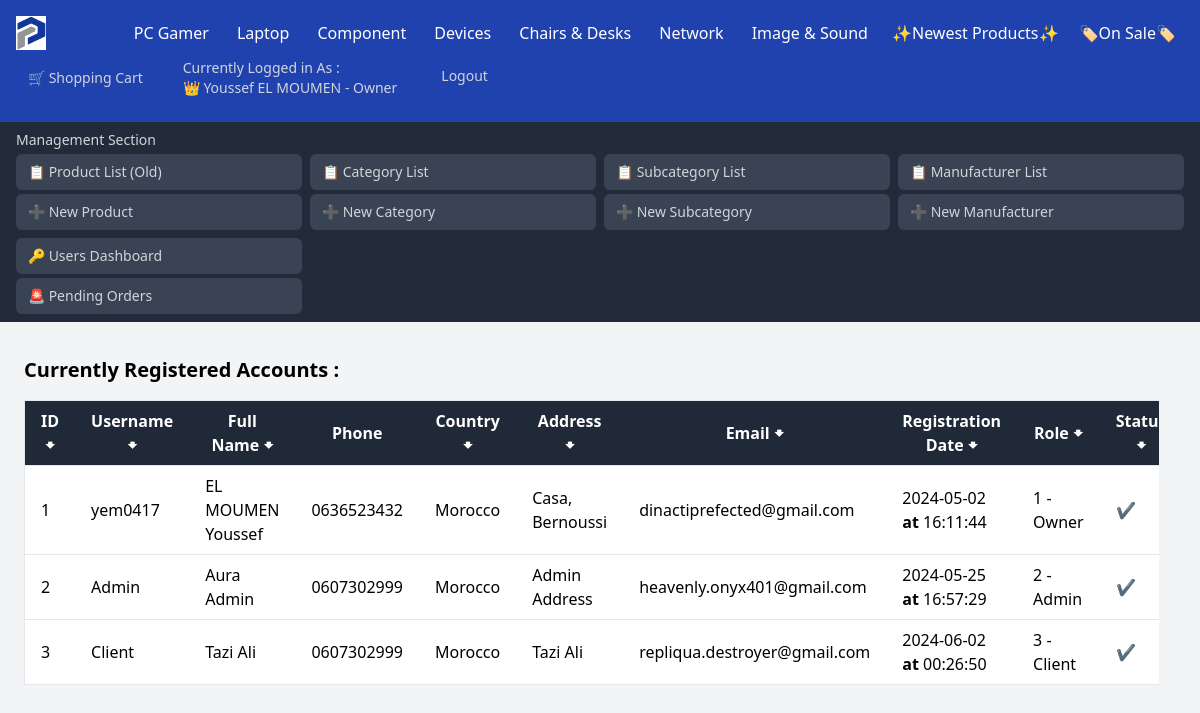
Before: /User/User_Management.php (signed in) with the older database file.
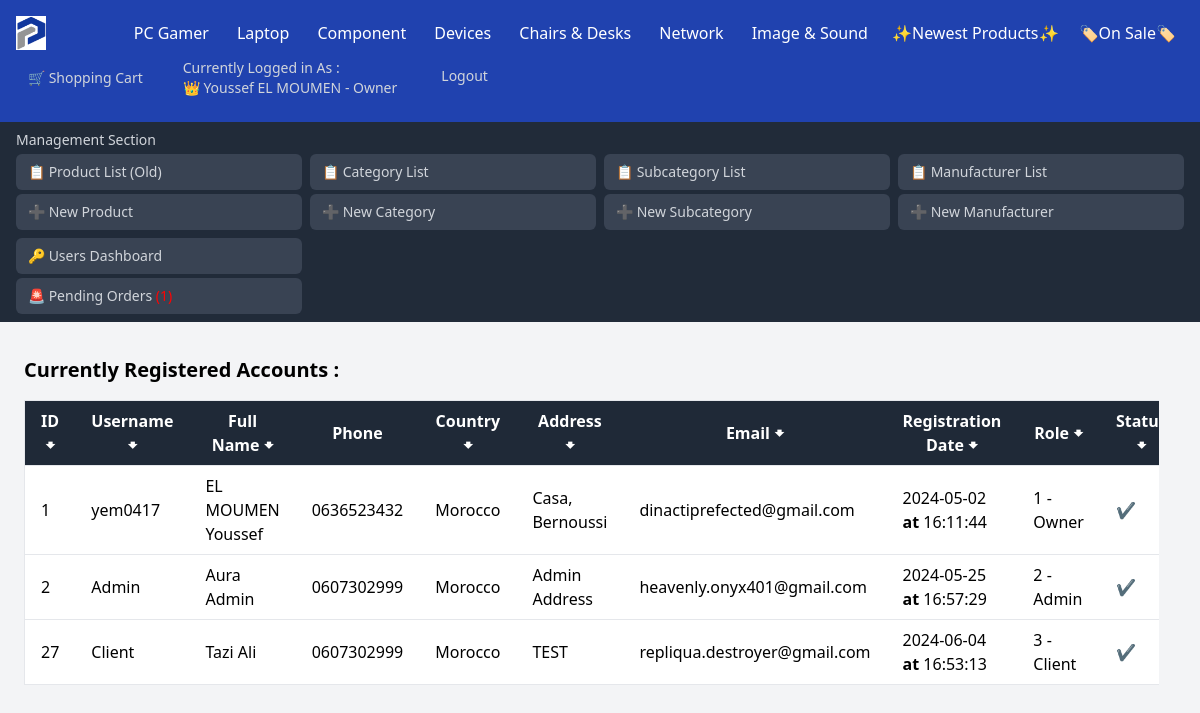
After: the same page with the newer database file.
### tables this page shows
CREATE TABLE `categories` (
  `Category_ID` int NOT NULL AUTO_INCREMENT,
  `Category_Name` varchar(100) DEFAULT 'Unspecified',
  `Category_Desc` varchar(2000) DEFAULT NULL,
  PRIMARY KEY (`Category_ID`),
  UNIQUE KEY `UC_Category_Name` (`Category_Name`),
  UNIQUE KEY `Category_Name` (`Category_Name`)
);

CREATE TABLE `users` (
  `User_ID` int NOT NULL AUTO_INCREMENT,
  `User_Username` varchar(255) DEFAULT NULL,
  `User_FirstName` varchar(255) DEFAULT NULL,
  `User_LastName` varchar(255) DEFAULT NULL,
  `User_Phone` varchar(255) DEFAULT NULL,
  `User_Country` varchar(255) DEFAULT NULL,
  `User_Address` varchar(255) DEFAULT NULL,
  `User_Email` varchar(255) DEFAULT NULL,
  `User_Password` varchar(255) DEFAULT NULL,
  `User_RegisterationDate` timestamp NULL DEFAULT CURRENT_TIMESTAMP,
  `User_Role` enum('Owner','Admin','Client') NOT NULL DEFAULT 'Client',
  `Account_Status` varchar(255) DEFAULT 'Unlocked',
  PRIMARY KEY (`User_ID`),
  UNIQUE KEY `User_Username` (`User_Username`)
);

### User/User_Management.php (the view, shortened to what this page needs)
<!DOCTYPE html>
<html lang="en">
<head>
    <?php
    include_once ("../DB_Connexion.php");
    if (isset($_SESSION['User_ID'])) {
        $User_ID = $_SESSION['User_ID'];
        $Users = "SELECT User_ID, User_Role, User_FirstName, User_LastName FROM Users WHERE User_ID = :User_ID";
        $pdoUsers = $connexion->prepare($Users);
        $pdoUsers->execute([':User_ID' => $User_ID]);
        $User = $pdoUsers->fetch(PDO::FETCH_ASSOC);
        $User_FullName = $User['User_FirstName'] . ' ' . $User['User_LastName'];
        $User_Role = $User['User_Role'];
    } else {
        $User_Role = 'Client';
    }
    $Categories = "SELECT Category_ID, Category_Name FROM Categories ORDER BY Category_ID ASC";
    $pdoCategories = $connexion->prepare($Categories);
    $pdoCategories->execute();
    $Categories = $pdoCategories->fetchAll(PDO::FETCH_ASSOC);
    $Users = "SELECT User_ID, User_Username , User_FirstName, User_LastName, User_Phone , User_Country , User_Address ,
                     User_Email , User_RegisterationDate ,  User_Role , Account_Status
                     FROM Users";
    $pdoUsers = $connexion->prepare($Users);
    $pdoUsers->execute();
    $Users = $pdoUsers->fetchall(PDO::FETCH_ASSOC);
    ?>
</head>
<body class="bg-gray-100">
    <nav class="bg-blue-800 text-white">
        <div class="flex flex-wrap justify-between items-center p-4">
            <a href=".././"><img src="../Logo.png" alt="Logo" id="Logo"></a>
            <div class="flex grid-cols-4 gap-1">
                <?php foreach ($Categories as $Category): ?>
                    <?php if ($Category['Category_Name'] !== 'Unspecified'):
                        ?>
                        <div class="relative category">
                            <a href=".././?id=<?php echo $Category['Category_ID'] ?>&Type=Category&Name=<?php echo str_replace(' ', '', $Category['Category_Name']) ?>"
                                class="px-3 py-2 hover:bg-gray-700"><?php echo $Category['Category_Name']; ?></a>
                        </div>
                    <?php endif; ?>
                <?php endforeach; ?>
                <div><a href="./../?Status=New" class="px-2 py-2 hover:bg-yellow-700">✨Newest Products✨</a></div>
                <div><a href="./../?Status=Discount" class="px-2 py-2 hover:bg-yellow-700">🏷️On Sale🏷️</a></div>
            </div>
            <div class="flex space-x-4">
                <?php if (isset($_SESSION['User_ID'])):
                    if ($User_Role === 'Owner') {
                        $Emoji = '👑';
                    } elseif ($User_Role === 'Admin') {
                        $Emoji = '👨‍💼';
                    } else {
                        $Emoji = '💼';
                    }
                    ?>
                    <a href="../User/User_ShoppingCart.php"
                        class="flex items-center text-gray-300 hover:bg-green-700 px-3 py-2 rounded-md text-sm font-medium">
                        🛒 Shopping Cart
                    </a>
                    <a class="text-gray-300 hover:bg-blue-700 px-3 py-2 rounded-md text-sm font-medium"
                        href="User_Modify.php?id=<?php echo $User_ID; ?>&FullName=<?php echo urlencode($User_FullName); ?>">Currently
                        Logged in As : <br><span><?php echo $Emoji . ' ' . $User_FullName ?> -
                            <?php echo $User_Role ?></span></a>
                    <a href="../User/User_Logout.php"
                        class="text-gray-300 hover:bg-red-700 px-4 py-4 rounded-md text-sm font-medium">Logout</a>
                <?php endif; ?>
            </div>
        </div>
        <?php if (!empty($_SESSION['User_ID']) || !empty($_SESSION['User_Role'])): ?>
            <?php if ($User['User_Role'] !== 'Client') { ?>
                <div class="bg-gray-800 text-white py-2 px-4">
                    <h6 class="text-sm font-medium text-gray-300 mb-1">Management Section</h6>
                    <div class="grid grid-cols-2 md:grid-cols-4 gap-2">
                        <div class="space-y-1">
                            <a href="../Product/Products_List.php"
                                class="block bg-gray-700 hover:bg-blue-600 px-3 py-2 rounded-md text-sm font-medium text-gray-300 transition duration-300">📋
                                Product List (Old)</a>
                            <a href="../Product/Products_Add.php"
                                class="block bg-gray-700 hover:bg-blue-600 px-3 py-2 rounded-md text-sm font-medium text-gray-300 transition duration-300">➕
                                New Product</a>
                        </div>
                        <div class="space-y-1">
                            <a href="../Category/Categories_List.php"
                                class="block bg-gray-700 hover:bg-blue-600 px-3 py-2 rounded-md text-sm font-medium text-gray-300 transition duration-300">📋
                                Category List</a>
                            <a href="../Category/Categories_Add.php"
                                class="block bg-gray-700 hover:bg-blue-600 px-3 py-2 rounded-md text-sm font-medium text-gray-300 transition duration-300">➕
                                New Category</a>
                        </div>
                        <div class="space-y-1">
                            <a href="../Category/SubCategories/SubCategories_List.php"
                                class="block bg-gray-700 hover:bg-blue-600 px-3 py-2 rounded-md text-sm font-medium text-gray-300 transition duration-300">📋
                                Subcategory List</a>
                            <a href="Category/SubCategories/SubCategories_Add.php"
                                class="block bg-gray-700 hover:bg-blue-600 px-3 py-2 rounded-md text-sm font-medium text-gray-300 transition duration-300">➕
                                New Subcategory</a>
                        </div>
                        <div class="space-y-1">
                            <a href="../Manufacturer/Manufacturers_List.php"
                                class="block bg-gray-700 hover:bg-blue-600 px-3 py-2 rounded-md text-sm font-medium text-gray-300 transition duration-300">📋
                                Manufacturer List</a>
                            <a href="../Manufacturer/Manufacturers_Add.php"
                                class="block bg-gray-700 hover:bg-blue-600 px-3 py-2 rounded-md text-sm font-medium text-gray-300 transition duration-300">➕
                                New Manufacturer</a>
                        </div>
                        <div class="space-y-1">
                            <?php if ($User['User_Role'] === 'Owner') { ?>
                                <a href="../User/User_Management.php"
                                    class="block bg-gray-700 hover:bg-blue-600 px-3 py-2 rounded-md text-sm font-medium text-gray-300 transition duration-300">🔑
                                    Users Dashboard</a>
                            <?php } ?>
                            <a href="../User/User_GlobalOrders.php"
                                class="block bg-gray-700 hover:bg-blue-600 px-3 py-2 rounded-md text-sm font-medium text-gray-300 transition duration-300">🚨
                                Pending Orders <?php
                                $Order_Pending = "SELECT Order_ID FROM Orders WHERE  Order_Status NOT IN ('Cancelled By User', 'Cancelled by Management') ";
                                $pdostmt = $connexion->prepare($Order_Pending);
                                $pdostmt->execute();
                                $Order_Count = $pdostmt->rowCount();
                                ?> <span style="color : red"><?php if ($Order_Count > 0) {
                                 } ?></span></a>
                        </div>
                    </div>
                </div>
            <?php } ?>
        <?php endif; ?>
    </nav>
    <div id="BigContainer">
        <div class="container mx-auto p-6">
            <div class="content-wrapper">
                <h1 class="text-xl font-semibold mb-4">Currently Registered Accounts :</h1>
                <div class="overflow-x-auto">
                    <table class="min-w-full bg-white border border-gray-200">
                        <thead class="bg-gray-800 text-white">
                            <tr>
                                <th class="py-2 px-4 border-b " onclick="sortTable(0)">ID <span
                                        class="cursor-pointer">🠻</span></th>
                                <th class="py-2 px-4 border-b " onclick="sortTable(1)">Username <span
                                        class="cursor-pointer">🠻</span></th>
                                <th class="py-2 px-4 border-b " onclick="sortTable(2)">Full Name <span
                                        class="cursor-pointer">🠻</span></th>
                                <th class="py-2 px-4 border-b">Phone</th>
                                <th class="py-2 px-4 border-b " onclick="sortTable(4)">Country <span
                                        class="cursor-pointer">🠻</span></th>
                                <th class="py-2 px-4 border-b " onclick="sortTable(5)">Address <span
                                        class="cursor-pointer">🠻</span></th>
                                <th class="py-2 px-4 border-b" onclick="sortTable(6)">Email <span
                                        class="cursor-pointer">🠻</span></th>
                                <th class="py-2 px-4 border-b " onclick="sortTable(7)">Registration Date <span
                                        class="cursor-pointer">🠻</span></th>
                                <th class="py-2 px-4 border-b " onclick="sortTable(8)">Role <span
                                        class="cursor-pointer">🠻</span></th>
                                <th class="py-2 px-4 border-b " onclick="sortTable(9)">Status <span
                                        class="cursor-pointer">🠻</span></th>
                            </tr>
                        </thead>
                        <tbody>
                            <?php foreach ($Users as $User):
                                $User_FullName = $User['User_LastName'] . ' ' . $User['User_FirstName'];
                                $Registration_Date = date('Y-m-d', strtotime($User["User_RegisterationDate"])) . '<b> at </b>' . date('H:i:s', strtotime($User["User_RegisterationDate"]));
                                if ($User['User_Role'] === 'Owner') {
                                    $User_Role_Level = '1 - ' . $User['User_Role'];
                                } elseif ($User['User_Role'] === 'Admin') {
                                    $User_Role_Level = '2 - ' . $User['User_Role'];
                                } else {
                                    $User_Role_Level = '3 - ' . $User['User_Role'];
                                }
                                ?>
                                <tr class="border-b hover:bg-gray-100">
                                    <td class="py-2 px-4"><?php echo $User['User_ID']; ?></td>
                                    <td class="py-2 px-4"><?php echo $User['User_Username']; ?></td>
                                    <td class="py-2 px-4"><?php echo $User_FullName; ?></td>
                                    <td class="py-2 px-4"><?php echo $User['User_Phone']; ?></td>
                                    <td class="py-2 px-4"><?php echo $User['User_Country']; ?></td>
                                    <td class="py-2 px-4"><?php echo $User['User_Address']; ?></td>
                                    <td class="py-2 px-4"><?php echo $User['User_Email']; ?></td>
                                    <td class="py-2 px-4"><?php echo $Registration_Date; ?></td>
                                    <td class="py-2 px-4"><?php echo $User_Role_Level; ?></td>
                                    <td class="py-2 px-4"><?php if ($User['Account_Status'] === '🔒 Locked') { ?>🔒
                                        <?php } else { ?>✔️<?php }
                                    ; ?>
                                    </td>
                                </tr>
                            <?php endforeach; ?>
                        </tbody>
                    </table>
                </div>
            </div>
        </div>
    </div>
</body>
</html>

### DB_Connexion.php (shortened to what this page needs)
<!DOCTYPE html>
<html lang="en">
<head>
    <link href="https://cdn.jsdelivr.net/npm/tailwindcss@2.2.19/dist/tailwind.min.css" rel="stylesheet">
</head>
<body>
</body>
</html>

### User/User_Management.php (style rules this page uses)
#BigContainer { position: absolute; width : 100%; margin-left: -5%; }
#Logo { width: 30px; height: 34px; }
nav { height: auto; position: fixed; width: 100%; z-index: 1000; margin-bottom: auto; opacity: 99%; }
body { background-color: #e4e8f3; }
.container { display: flex; flex-direction: column; min-height: 100vh; width: 90%; max-width: 1500px; justify-content: space-between; }
.content-wrapper { flex: 1; margin-top: 0; padding-top: 10px; width: 110%; }

Changed rows visible on the page:
removed users: User_ID "3", User_Username "Client", User_FullName "Tazi Ali", User_Phone "0607302999", User_Country "Morocco", User_Address "Tazi Ali", User_Email "repliqua.destroyer@gmail.com", User_RegisterationDate "2024-06-02", User_RegisterationDate "00:26:50", User_Role "3 - Client"
added users: User_ID "27", User_Username "Client", User_FullName "Tazi Ali", User_Phone "0607302999", User_Country "Morocco", User_Address "TEST", User_Email "repliqua.destroyer@gmail.com", User_RegisterationDate "2024-06-04", User_RegisterationDate "16:53:13", User_Role "3 - Client"
